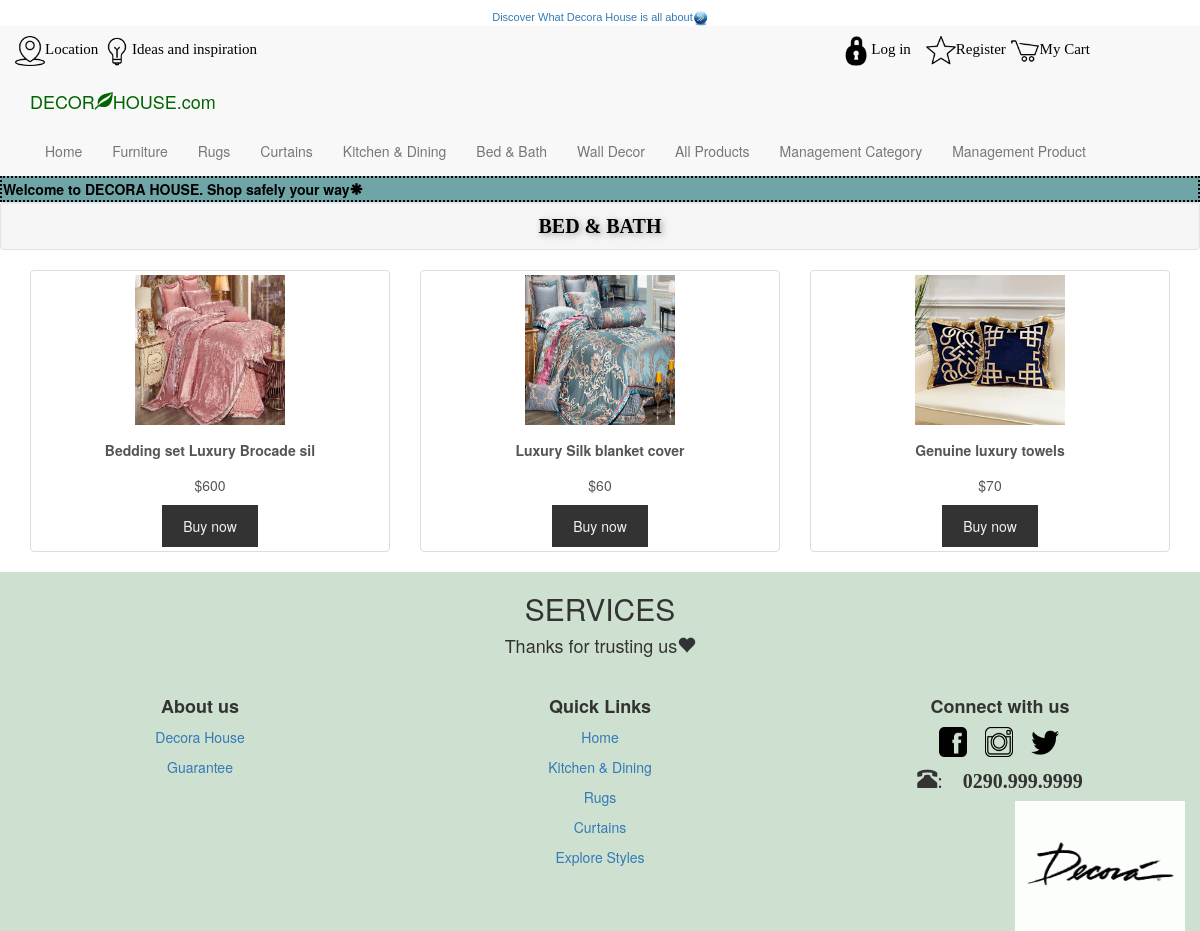
The app's page /?page=bed-bath with its own data.
### tables this page shows
CREATE TABLE `product` (
  `Product_ID` varchar(10) NOT NULL,
  `Product_Name` varchar(30) NOT NULL,
  `Price` bigint(20) NOT NULL,
  `oldPrice` decimal(12,2) NOT NULL,
  `SmallDesc` varchar(1000) NOT NULL,
  `DetailDesc` text NOT NULL,
  `ProDate` datetime NOT NULL,
  `Pro_qty` int(11) NOT NULL,
  `Pro_image` varchar(200) NOT NULL,
  `Cat_ID` varchar(10) NOT NULL
);

### Bed-Bath.php (the view, shortened to what this page needs)
<div class="well well-sm" id="best_seller">BED & BATH</div>
<div class="bg-1">
  <div class="container">
    <div class="row text-center">
      <?php
        $result = mysqli_query($conn, "SELECT * FROM product where Cat_ID ='C005'");
          while($row = mysqli_fetch_array($result, MYSQLI_ASSOC)){
      ?>
        <div class="col-sm-4">
          <div class="thumbnail">
            <img id="furniture" src="images/<?php echo $row['Pro_image']?>">
            <p><strong><?php echo $row['Product_Name']?></strong></p>
            <p>$<?php echo $row['Price']?></p>
            <button class="btn">Buy now</button>
          </div>
        </div>
      <?php
        }
      ?>
    </div>
  </div>
</div>

### format.css (style rules this page uses)
.thumbnail p { margin-top: 15px; color: #555; }
.thumbnail img { width: 250px; height: 160px; transition: width 2s, height 2s, box-shadow 2s; -o-transition: width 2s, height 2s, box-shadow 2s; -ms-transition: width 2s, height 2s, box-shadow 2s; -moz-transition: width 2s, height 2s, box-shadow 2s; -webkit-transition: width 2s, height 2s, box-shadow 2s;; }
.btn { padding: 10px 20px; background-color: #333; color: #f1f1f1; border-radius: 0; transition: .2s; }
#best_seller { text-align: center; text-shadow: 2px 2px 6px #999; font-weight: bold; font-family: Georgia; color: rgb(0, 0, 0); font-size: 20px; }
#furniture { width: 150px; height: 150px; }

### records on screen
product: Pro_image (picture), Product_Name "Bedding set Luxury Brocade sil", Price "600"
product: Pro_image (picture), Product_Name "Luxury Silk blanket cover", Price "60"
product: Pro_image (picture), Product_Name "Genuine luxury towels", Price "70"
